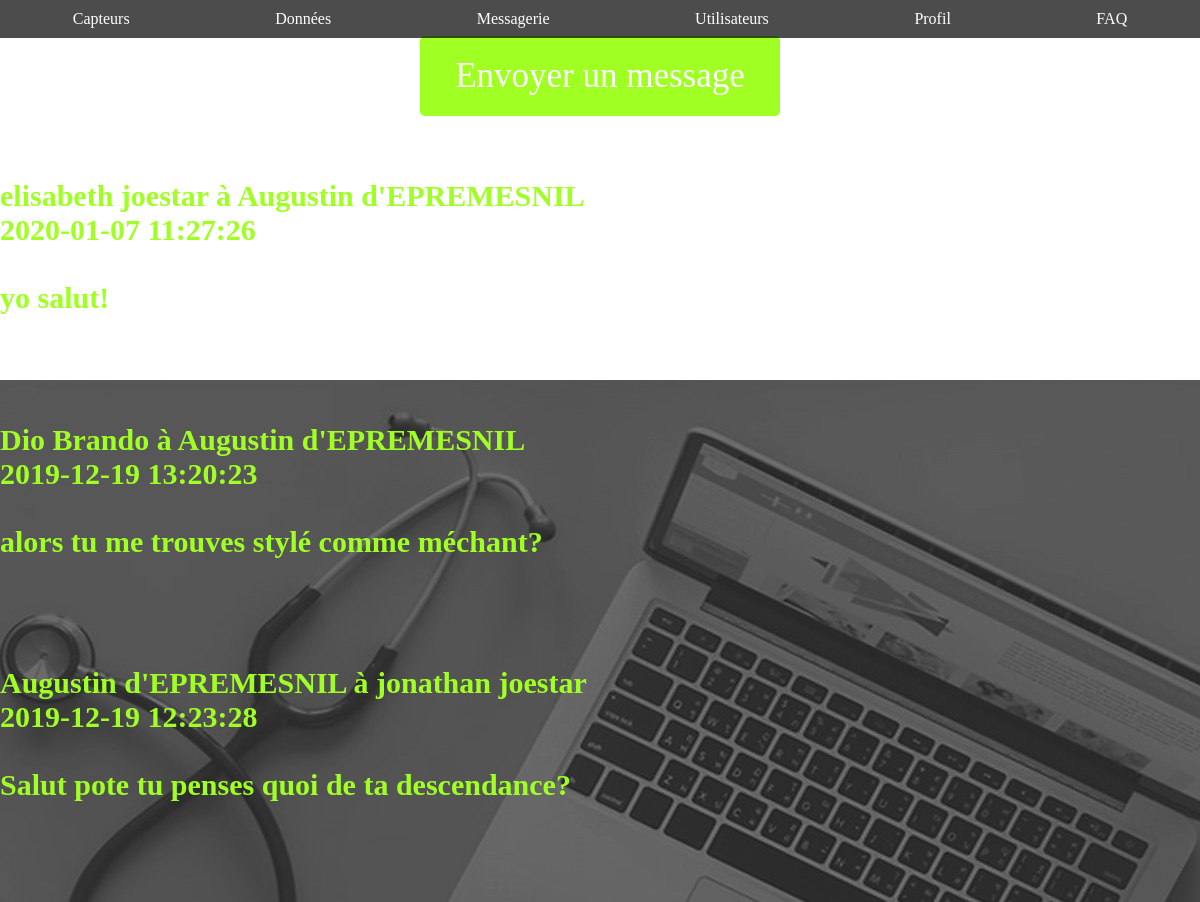
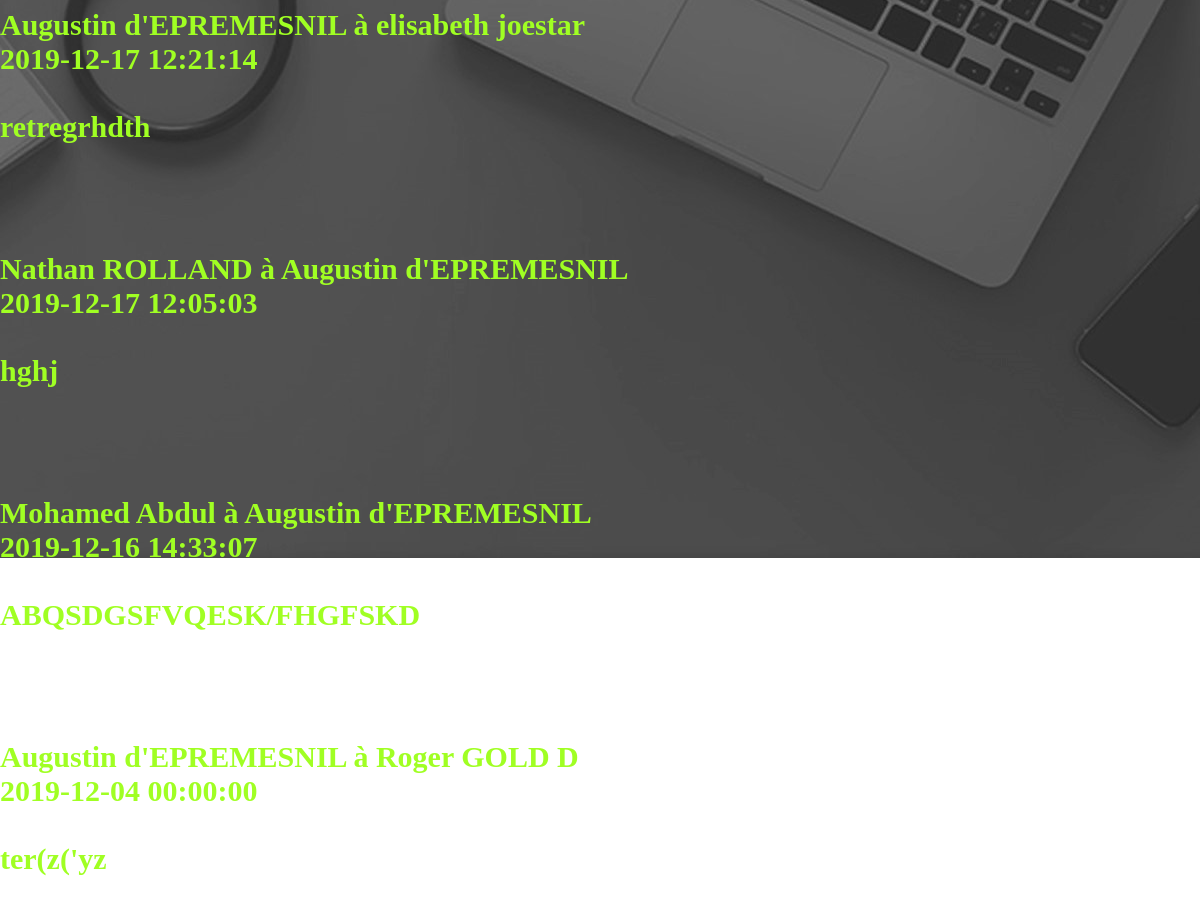
The app's page /controleurs/messagerie.php (signed in) with its own data (2 pictures, top to bottom).
### tables this page shows
CREATE TABLE IF NOT EXISTS `messagerie` (
  `id_message` int(11) NOT NULL AUTO_INCREMENT,
  `message` text NOT NULL,
  `date` datetime NOT NULL,
  `id_envoyeur` int(11) NOT NULL,
  `id_recepteur` int(11) NOT NULL,
  PRIMARY KEY (`id_message`),
  KEY `id_envoyeur` (`id_envoyeur`),
  KEY `id_recepteur` (`id_recepteur`)
);

CREATE TABLE IF NOT EXISTS `utilisateur` (
  `id` int(11) NOT NULL AUTO_INCREMENT,
  `nom` varchar(100) NOT NULL,
  `prenom` varchar(100) NOT NULL,
  `mail` text NOT NULL,
  `password` varchar(255) NOT NULL,
  `photo` text NOT NULL,
  `statut` int(250) NOT NULL,
  `age` int(11) NOT NULL,
  `vision` text NOT NULL,
  `permis` text NOT NULL,
  PRIMARY KEY (`id`)
);

### controleurs/messagerie.php (called while the page is built, shortened)
<?php
	include('./modele/requetes.utilisateurs.php');
	if (!isset($_GET['fonction']) || empty($_GET['fonction'])) {
		$function = "messagerie";
	} else {
		$function = $_GET['fonction'];
	}
	switch ($function) {
		case 'messagerie':
			$vue = 'messagerie_administrateur';
			$liste = recupererTousLesMessages($bdd, $_SESSION['id']);
			break;
	}
	include('vues/' . $vue . '.php');

### modele/requetes.utilisateurs.php (called while the page is built, shortened)
<?php
	function recupererTousLesMessages(PDO $bdd, int $ID): array
	{
		$query = 'SELECT * FROM messagerie WHERE id_envoyeur = ' . $ID . ' OR id_recepteur = ' . $ID . ' ORDER BY date DESC ' ;
		return $bdd->query($query)->fetchAll();
	}
	function recupererNomPrenom($bdd, int $ID)
	{
		$query = 'SELECT nom, prenom FROM utilisateur WHERE id =' . $ID;
		return $bdd->query($query)->fetch();
	}

### vues/messagerie_administrateur.php (the view, shortened to what this page needs)
<!DOCTYPE html>
<html>
<head>
	<link rel="stylesheet" href="style/messagerie_administrateurCSS.css">
</head>
<body>
<?php if ($_SESSION['statut'] == 1){
	include("headerAdmin.php");
} else {
	include("header.php");
}?>
<div class="bg">
	<br>
	<br>
	<div id="conteneur">
	<button class="button"><a style="color:white; text-decoration:none"
							  href="index.php?cible=messagerie&fonction=envoyer">Envoyer un message</a></button>
		<br>
		<?php foreach ($liste as $element) {
			$recepteur = recupererNomPrenom($bdd, $element['id_recepteur']);
			$emetteur = recupererNomPrenom($bdd, $element['id_envoyeur']);
			?>
			<div id="message">
				<h4><?php echo $emetteur['prenom'] . ' ' . $emetteur['nom'] . ' à ' . $recepteur['prenom'] . ' ' . $recepteur['nom'] . '<br>' . $element['date']. '<br><br>' . htmlspecialchars($element['message']) ?></h4>
			</div>
			<br>
		<?php } ?>
	</div>
</body>
</html>

### style/messagerie_administrateurCSS.css (style rules this page uses)
body, html { height: 100%; margin: 0; }
body { background-image: url("Background.jpg"); height: 100%; background-position: center; background-repeat: no-repeat; background-size: auto auto; background-attachment: fixed; }
h4 { font-family: 'aileron_thin_italic'; padding-bottom: 5px; padding-top: 5px; color: #a0ff23; font-size: 30px; }
.button { background-color: #a0ff23; border: none; color: black; padding: 20px 35px; text-align: center; font-size: 35px; cursor: pointer; display: block; margin : auto; border-radius: 5px; font-family: 'aileron_thin'; transition: 0.5s; }

### style/headerCSS.css (style rules this page uses)
html,body { font: 100% sans-serif; font-family: 'circular'; padding: 0; }

### records on screen
messagerie: id_envoyeur.prenom "elisabeth", id_envoyeur.nom "joestar", id_recepteur.prenom "Augustin", id_recepteur.nom "d'EPREMESNIL", date "2020-01-07 11:27:26", message "yo salut!"
messagerie: id_envoyeur.prenom "Dio", id_envoyeur.nom "Brando", id_recepteur.prenom "Augustin", id_recepteur.nom "d'EPREMESNIL", date "2019-12-19 13:20:23", message "alors tu me trouves stylé comme méchant?"
messagerie: id_envoyeur.prenom "Augustin", id_envoyeur.nom "d'EPREMESNIL", id_recepteur.prenom "jonathan", id_recepteur.nom "joestar", date "2019-12-19 12:23:28", message "Salut pote tu penses quoi de ta descendance?"
messagerie: id_envoyeur.prenom "Augustin", id_envoyeur.nom "d'EPREMESNIL", id_recepteur.prenom "elisabeth", id_recepteur.nom "joestar", date "2019-12-17 12:21:14", message "retregrhdth"
messagerie: id_envoyeur.prenom "Nathan", id_envoyeur.nom "ROLLAND", id_recepteur.prenom "Augustin", id_recepteur.nom "d'EPREMESNIL", date "2019-12-17 12:05:03", message "hghj"
messagerie: id_envoyeur.prenom "Mohamed", id_envoyeur.nom "Abdul", id_recepteur.prenom "Augustin", id_recepteur.nom "d'EPREMESNIL", date "2019-12-16 14:33:07", message "ABQSDGSFVQESK/FHGFSKD"
messagerie: id_envoyeur.prenom "Augustin", id_envoyeur.nom "d'EPREMESNIL", id_recepteur.prenom "Roger", id_recepteur.nom "GOLD D", date "2019-12-04 00:00:00", message "ter(z('yz"
